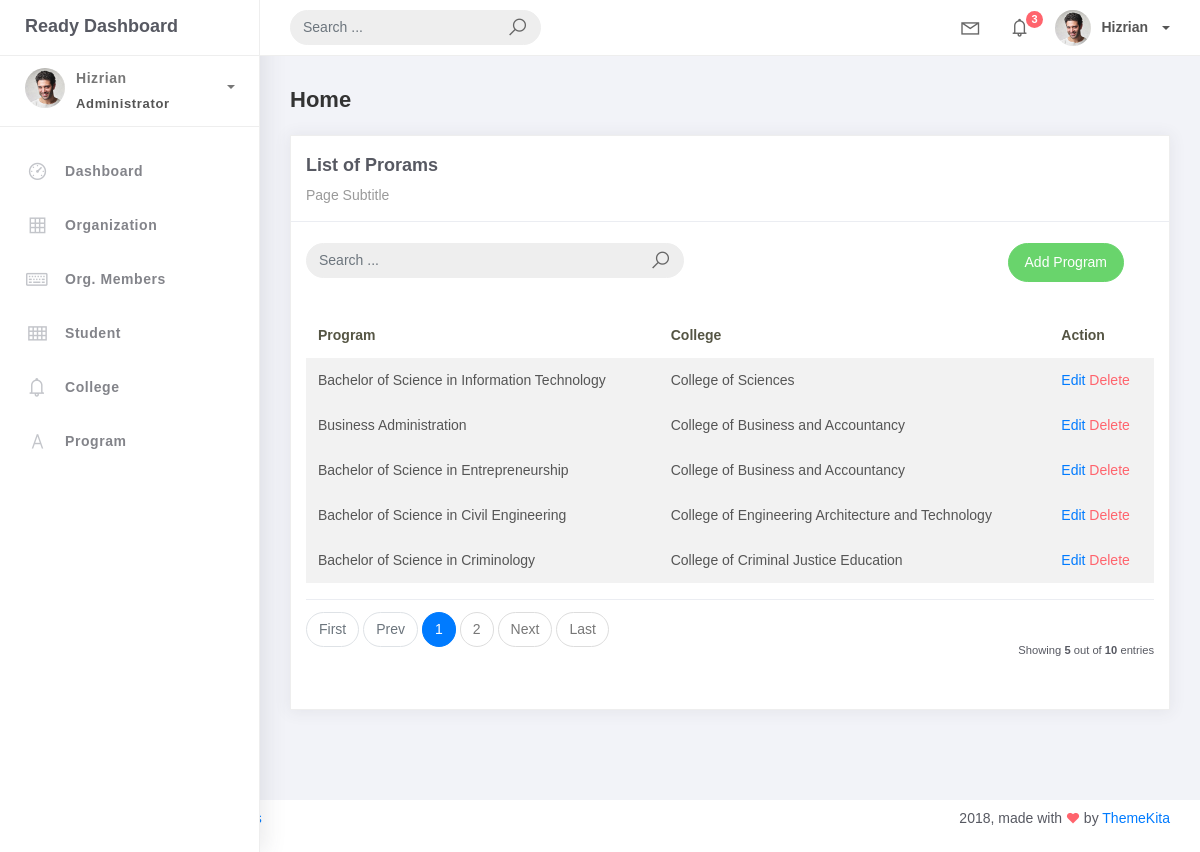
/program_list/, run on the app's committed database.
### studentorg/models.py (models this page shows, shortened)
class BaseModel(models.Model):
    created_at = models.DateTimeField(auto_now_add=True, db_index=True)
    updated_at = models.DateTimeField(auto_now=True)
    class Meta:
        abstract = True

class Program(BaseModel):
    prog_name = models.CharField(max_length=150)
    college = models.ForeignKey(College, on_delete=models.CASCADE)

class College(BaseModel):
    college_name = models.CharField(max_length=150)
    def __str__(self):
        return self.college_name

### studentorg/views.py (the view)
# urls.py: path('program_list/', ProgramList.as_view(), name='program_list'),
class ProgramList(ListView):
    model = Program
    context_object_name = 'programs'
    template_name = 'program_list.html'
    paginate_by = 5

### templates/program_list.html
{% extends 'base.html' %} {% load static %} {% block content %}
<div class="content">
    <div class="container-fluid">
        <h4 class="page-title">Home</h4>
        <div class="row">
            <div class="col-md-12">
                <div class="card">
                    <div class="card-header">
                    <div class="card-title">List of Prorams</div>
                    <div class="card-category">Page Subtitle</div>
                </div>
                <br />
                <div class="col-md-12 row">
                    <div class="col-md-6">
                        <form class="navbar-left navbar-form nav-search mr-md-3" action="">
                            <div class="input-group">
                                <input type="text" placeholder="Search ..." class="form-control" />
                                <div class="input-group-append">
                                    <span class="input-group-text">
                                        <i class="la la-search search-icon"></i>
                                    </span>
                                </div>
                            </div>
                        </form>
                    </div>
                    <div class="col-md-6">
                        <div class="pull-right">
                            <a href="{% url 'program-add' %}" class="btn btn-success btn-rounded">Add Program</a>
                        </div>
                    </div>
                </div>
                <div class="card-body">
                    <table class="table table-striped mt-3">
                        <thead>
                            <tr>
                                <th scope="col">Program</th>
                                <th scope="col">College</th>
                                <th scope="col">Action</th>
                            </tr>
                        </thead>
                        <tbody>
                            {% for object in object_list %}
                            <tr>
                                <td>{{ object.prog_name}}</td>
                                <td>{{ object.college}}</td>
                                <td>
                                    <a href="{% url 'program-update' object.id %}">Edit</a>
                                    <a href="{% url 'organization-delete' object.id %}" class="text-danger">Delete</a>
                                </td>
                            <tr>
                            {% empty %}
                            </tr>
                            <td colspan="4" style="text-align: center;">
                                <p class="text-sm font-weight-bold mb-0">No Records Found</p>
                            </td>
                        </tr>
                            {% endfor %}
                        </tbody>
                    </table>
                    {% include 'includes/pagination.html' %}
                </div>
            </div>
        </div>
    </div>
</div>
{% endblock %}

### data on the page
Program: prog_name "Bachelor of Science in Information Technology", college "College of Sciences"
Program: prog_name "Business Administration", college "College of Business and Accountancy"
Program: prog_name "Bachelor of Science in Entrepreneurship", college "College of Business and Accountancy"
Program: prog_name "Bachelor of Science in Civil Engineering", college "College of Engineering Architecture and Technology"
Program: prog_name "Bachelor of Science in Criminology", college "College of Criminal Justice Education"

### other printed values
{{ page_num }} "1"
{{ page_num }} "2"
{{ object_list.count }} "5"
{{ paginator.count }} "10"
